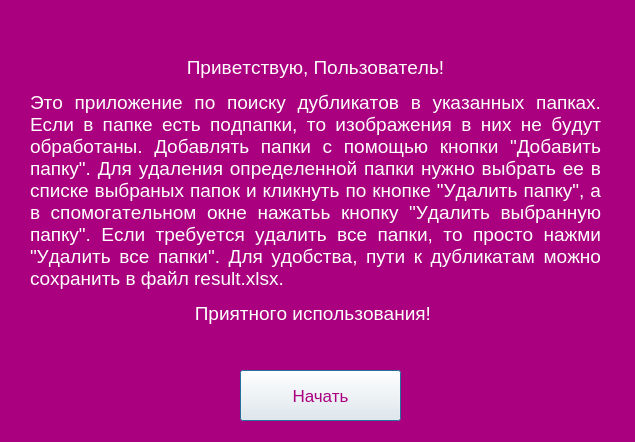
<?xml version="1.0" encoding="UTF-8"?>
<ui version="4.0">
 <class>Dialog</class>
 <widget class="QDialog" name="Dialog">
  <property name="geometry">
   <rect>
    <x>0</x>
    <y>0</y>
    <width>635</width>
    <height>442</height>
   </rect>
  </property>
  <property name="font">
   <font>
    <pointsize>12</pointsize>
   </font>
  </property>
  <property name="windowTitle">
   <string>Dialog</string>
  </property>
  <property name="styleSheet">
   <string notr="true">background-color: rgb(170, 0, 127);
color: rgb(170, 0, 127);</string>
  </property>
  <widget class="QLabel" name="promt_text">
   <property name="geometry">
    <rect>
     <x>30</x>
     <y>30</y>
     <width>571</width>
     <height>321</height>
    </rect>
   </property>
   <property name="font">
    <font>
     <pointsize>12</pointsize>
     <kerning>false</kerning>
     <hintingpreference>PreferVerticalHinting</hintingpreference>
     <fontweight>Medium</fontweight>
    </font>
   </property>
   <property name="styleSheet">
    <string notr="true">border-color: rgb(53, 53, 53);
color: rgb(255, 255, 255);</string>
   </property>
   <property name="text">
    <string>&lt;html&gt;&lt;head/&gt;&lt;body&gt;&lt;p align=&quot;center&quot;&gt;&lt;span style=&quot; font-size:14pt;&quot;&gt;Приветствую, Пользователь!&lt;/span&gt;&lt;/p&gt;&lt;p align=&quot;justify&quot;&gt;&lt;span style=&quot; font-size:14pt;&quot;&gt;Это приложение по поиску дубликатов в указанных папках. Если в папке есть подпапки, то изображения в них не будут обработаны. Добавлять папки с помощью кнопки &amp;quot;Добавить папку&amp;quot;. Для удаления определенной папки нужно выбрать ее в списке выбраных папок и кликнуть по кнопке &amp;quot;Удалить папку&amp;quot;, а в спомогательном окне нажатьь кнопку &amp;quot;Удалить выбранную папку&amp;quot;. Если требуется удалить все папки, то просто нажми &amp;quot;Удалить все папки&amp;quot;. Для удобства, пути к дубликатам можно сохранить в файл result.xlsx.&lt;/span&gt;&lt;/p&gt;&lt;p align=&quot;center&quot;&gt;&lt;span style=&quot; font-size:14pt;&quot;&gt;Приятного использования! &lt;/span&gt;&lt;/p&gt;&lt;/body&gt;&lt;/html&gt;</string>
   </property>
   <property name="textFormat">
    <enum>Qt::TextFormat::AutoText</enum>
   </property>
   <property name="alignment">
    <set>Qt::AlignmentFlag::AlignCenter</set>
   </property>
   <property name="wordWrap">
    <bool>true</bool>
   </property>
  </widget>
  <widget class="QPushButton" name="start_button">
   <property name="geometry">
    <rect>
     <x>240</x>
     <y>370</y>
     <width>161</width>
     <height>51</height>
    </rect>
   </property>
   <property name="font">
    <font>
     <pointsize>13</pointsize>
    </font>
   </property>
   <property name="styleSheet">
    <string notr="true">QPushButton:hover {
	background-color: rgb(252, 211, 255);
}

QPushButton {
    background-color: rgb(244, 244, 244);
}

QPushButton:pressed {
    background-color: rgb(244, 244, 244);
}</string>
   </property>
   <property name="text">
    <string>Начать</string>
   </property>
  </widget>
 </widget>
 <resources/>
 <connections/>
</ui>
